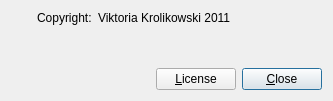
<ui version="4.0" >
 <class>AboutDialog</class>
 <widget class="QDialog" name="AboutDialog" >
  <property name="geometry" >
   <rect>
    <x>0</x>
    <y>0</y>
    <width>333</width>
    <height>101</height>
   </rect>
  </property>
  <property name="windowTitle" >
   <string>QBachelor - About</string>
  </property>
  <property name="windowIcon" >
   <iconset resource="application.qrc" >:/info.png</iconset>
  </property>
  <layout class="QHBoxLayout" >
   <item>
    <layout class="QVBoxLayout" >
     <item>
      <widget class="QLabel" name="label" >
       <property name="text" >
        <string/>
       </property>
       <property name="pixmap" >
        <pixmap resource="application.qrc" >:/qbachelor.png</pixmap>
       </property>
      </widget>
     </item>
     <item>
      <spacer>
       <property name="orientation" >
        <enum>Qt::Vertical</enum>
       </property>
       <property name="sizeHint" >
        <size>
         <width>20</width>
         <height>0</height>
        </size>
       </property>
      </spacer>
     </item>
    </layout>
   </item>
   <item>
    <layout class="QVBoxLayout" >
     <item>
      <layout class="QHBoxLayout" >
       <item>
        <widget class="QLabel" name="label_2" >
         <property name="sizePolicy" >
          <sizepolicy vsizetype="Preferred" hsizetype="Fixed" >
           <horstretch>0</horstretch>
           <verstretch>0</verstretch>
          </sizepolicy>
         </property>
         <property name="text" >
          <string>Copyright:</string>
         </property>
         <property name="alignment" >
          <set>Qt::AlignLeading|Qt::AlignLeft|Qt::AlignTop</set>
         </property>
        </widget>
       </item>
       <item>
        <widget class="QLabel" name="label_3" >
         <property name="text" >
          <string>Viktoria Krolikowski 2011
&lt;viktoria.krolikowski@yahoo.de></string>
         </property>
         <property name="alignment" >
          <set>Qt::AlignLeading|Qt::AlignLeft|Qt::AlignTop</set>
         </property>
        </widget>
       </item>
      </layout>
     </item>
     <item>
      <spacer>
       <property name="orientation" >
        <enum>Qt::Vertical</enum>
       </property>
       <property name="sizeHint" >
        <size>
         <width>16</width>
         <height>0</height>
        </size>
       </property>
      </spacer>
     </item>
     <item>
      <layout class="QHBoxLayout" >
       <item>
        <spacer>
         <property name="orientation" >
          <enum>Qt::Horizontal</enum>
         </property>
         <property name="sizeHint" >
          <size>
           <width>0</width>
           <height>0</height>
          </size>
         </property>
        </spacer>
       </item>
       <item>
        <widget class="QPushButton" name="buttonLicense" >
         <property name="text" >
          <string>&amp;License</string>
         </property>
        </widget>
       </item>
       <item>
        <widget class="QPushButton" name="buttonClose" >
         <property name="text" >
          <string>&amp;Close</string>
         </property>
         <property name="default" >
          <bool>true</bool>
         </property>
        </widget>
       </item>
      </layout>
     </item>
    </layout>
   </item>
  </layout>
 </widget>
 <resources>
  <include location="application.qrc" />
 </resources>
 <connections/>
</ui>
